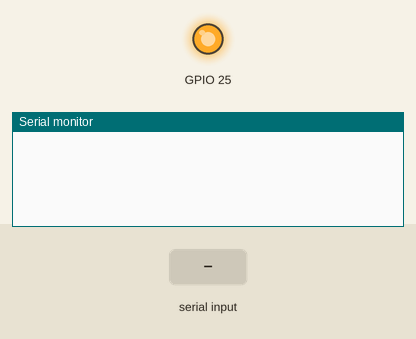
Recording of a sketch running on a simulated ESP32. Parts: output pins drawn as LEDs (lit = HIGH), the last lines printed to the serial monitor. The inputs (shaded band) are chosen by the test bench.

Above: at 3.2 s.
3.3 s: "1\n" received over Serial
At 4.6 s:
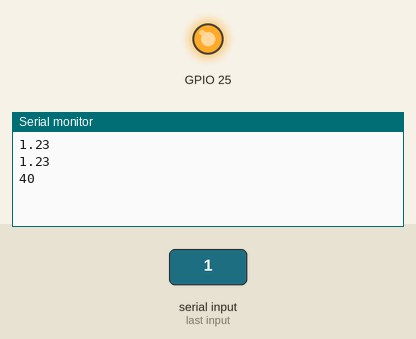
4.9 s: "2\n" received over Serial
At 5.9 s:
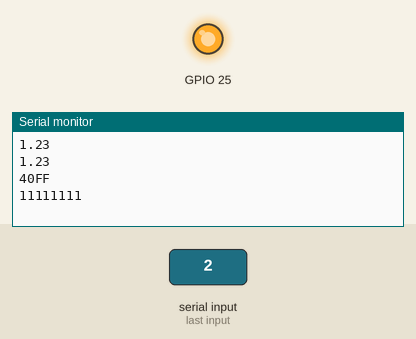
Timing chart, 0 to 7.9 s (numbered marks = the images above; inputs shaded):
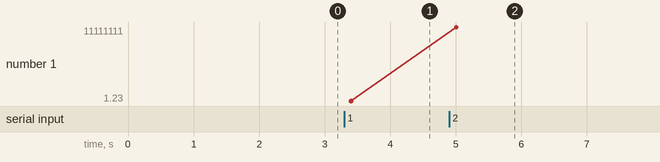

Measured:
- after the input at 3.3 s, the serial monitor: prints a new line after 0.10 s (image 1)
- after the input at 4.9 s, the serial monitor: prints a new line after 0.10 s (image 2)
- plotted number 1: 40 → 11111111 after the input at 4.9 s

The sketch:

esp32_test.ino
```cpp
#include <Arduino.h>
#include <HardwareSerial.h>

HardwareSerial mySerial(2);

char input;
float input_float;
double input_double = 1.23;

void setup() {


  // The first is RX!!!
  mySerial.begin(115200,SERIAL_8N1,14,12);

  pinMode(25,OUTPUT);

	Serial.begin(115200);
	delay(2000);

	mySerial.println("Type something!");
}

void loop() {

  digitalWrite(25,HIGH); // Lit A Light
  delay(200);

  /*--------- Serial Input & Print Test ------------- */

	if(Serial.available()){

		input_float = Serial.parseFloat();
		// Serial.print("You typed: ");
    if (input_float == 1.0){
		  Serial.println(input_double);
      Serial.println((double)input_double);
      mySerial.print(63,HEX);
      Serial.print(64,HEX);

    }

    if (input_float == 2.0){
      Serial.println(255,HEX);
      Serial.println(255,BIN);
    }

    if (Serial.findUntil("aaa","bc")){
      Serial.println("Received aaa");
    }

    while(Serial.read()>0){}  //Clear Serial Buffer

	}
  // Serial.println((float)3.2,1);

}
```
